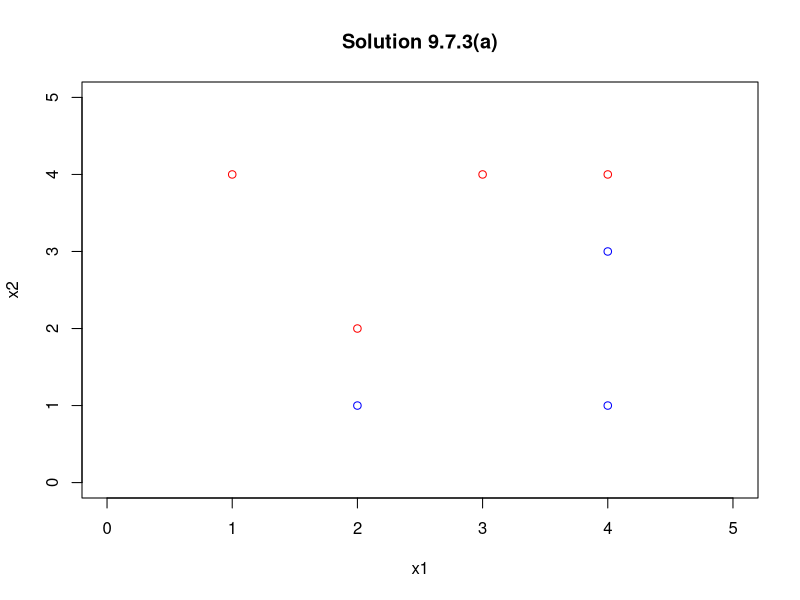
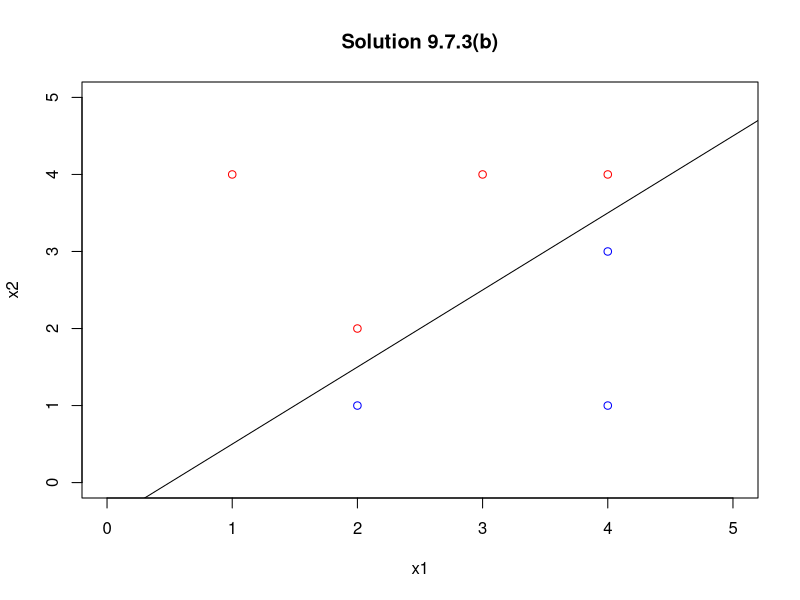
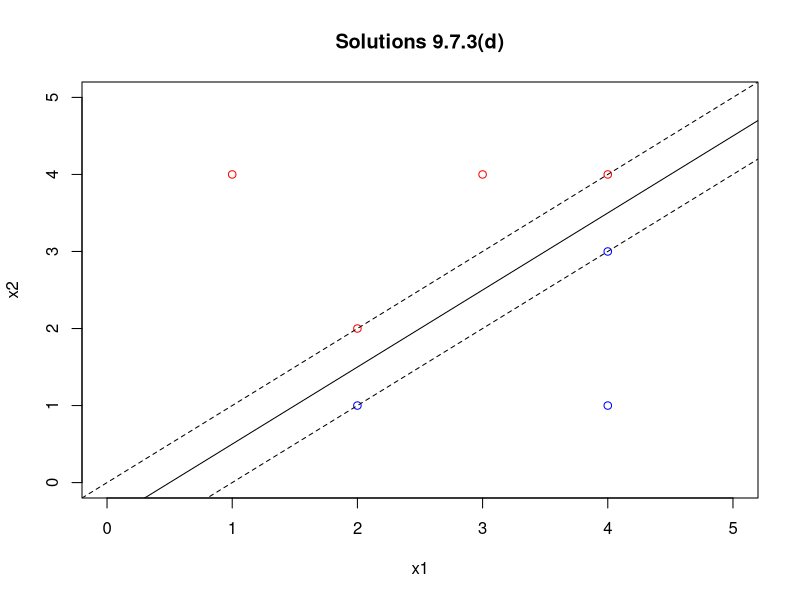
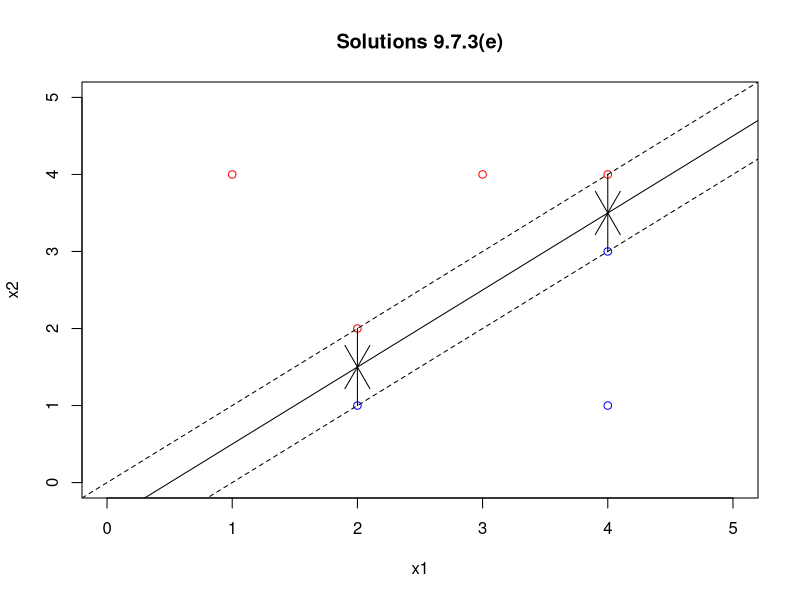
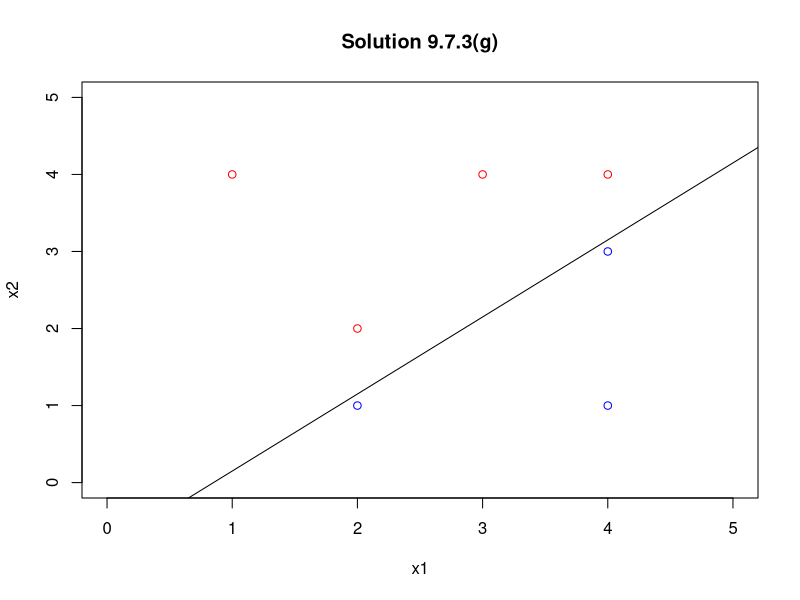
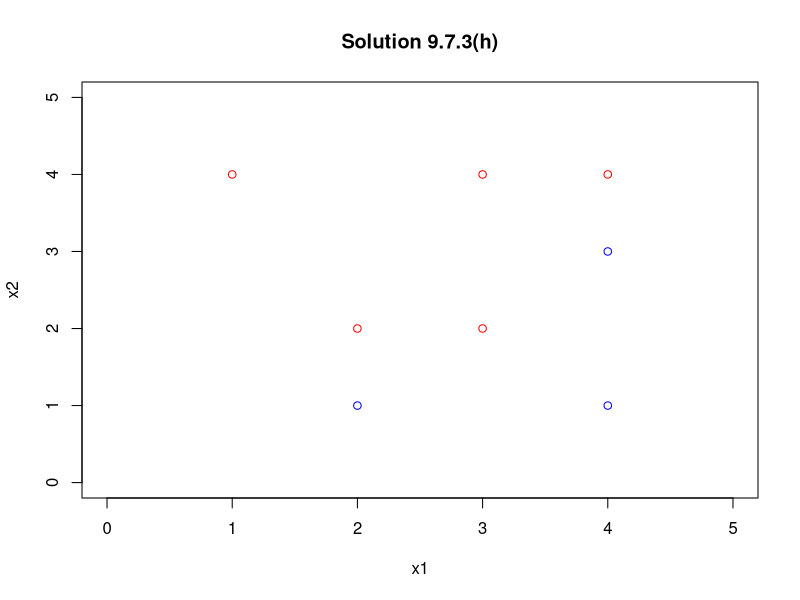

Source code (R) for these figures, in order:
# Exercise 9.7.3


# Solution (a)
x1 <- c(3, 2, 4, 1, 2, 4, 4)
x2 <- c(4, 2, 4, 4, 1, 3, 1)
colors <- c("red","red","red","red","blue","blue","blue")
plot(x1,x2, col = colors, xlim = c(0,5), ylim = c(0,5), main = "Solution 9.7.3(a)")


#Solution (b)
plot(x1,x2, col = colors, xlim = c(0,5), ylim = c(0,5), main = "Solution 9.7.3(b)", abline(-0.5,1))

#Solution (d)
plot(x1, x2, col = colors, xlim = c(0, 5), ylim = c(0, 5), main = "Solutions 9.7.3(d)")
abline(-0.5, 1)
abline(-1, 1, lty = 2)
abline(0, 1, lty = 2)

#Solution (e)
plot(x1, x2, col = colors, xlim = c(0, 5), ylim = c(0, 5), main = "Solutions 9.7.3(e)")
abline(-0.5, 1)
abline(-1, 1, lty = 2)
abline(0, 1, lty = 2)
arrows(2, 1, 2, 1.5)
arrows(2, 2, 2, 1.5)
arrows(4, 4, 4, 3.5)
arrows(4, 3, 4, 3.5)

#Solution (g)
plot(x1, x2, col = colors, xlim = c(0, 5), ylim = c(0, 5), main = "Solution 9.7.3(g)")
abline(-0.85, 1)


#Solution (h)
plot(x1, x2, col = colors, xlim = c(0, 5), ylim = c(0, 5), main = "Solution 9.7.3(h)")
points(c(3), c(2), col = c("red"))